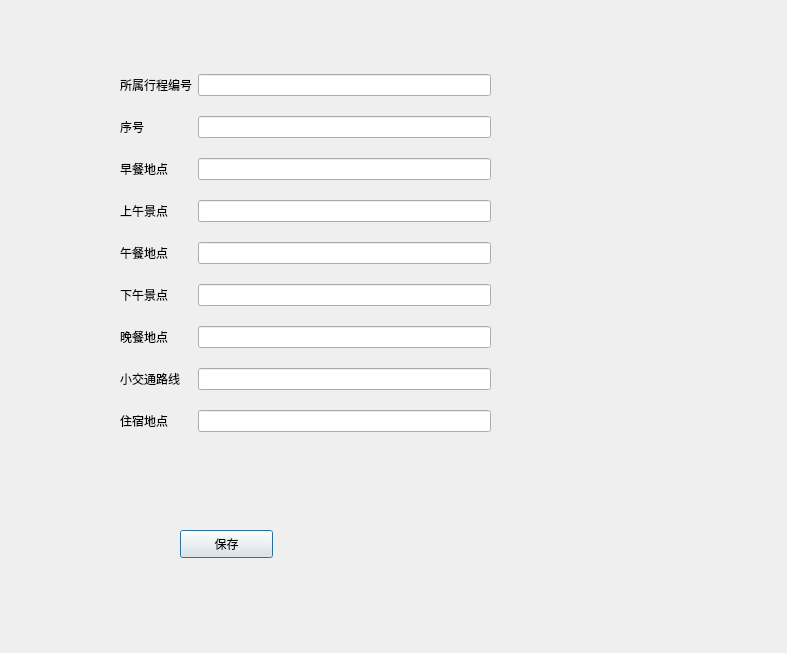
<?xml version="1.0" encoding="UTF-8"?>
<ui version="4.0">
 <class>newDayInfo</class>
 <widget class="QDialog" name="newDayInfo">
  <property name="geometry">
   <rect>
    <x>0</x>
    <y>0</y>
    <width>787</width>
    <height>653</height>
   </rect>
  </property>
  <property name="windowTitle">
   <string>Dialog</string>
  </property>
  <widget class="QPushButton" name="saveDayInfoButton">
   <property name="geometry">
    <rect>
     <x>180</x>
     <y>530</y>
     <width>93</width>
     <height>28</height>
    </rect>
   </property>
   <property name="text">
    <string>保存</string>
   </property>
  </widget>
  <widget class="QWidget" name="gridLayoutWidget">
   <property name="geometry">
    <rect>
     <x>120</x>
     <y>60</y>
     <width>371</width>
     <height>387</height>
    </rect>
   </property>
   <layout class="QGridLayout" name="gridLayout">
    <item row="4" column="0">
     <widget class="QLabel" name="label_5">
      <property name="text">
       <string>午餐地点</string>
      </property>
     </widget>
    </item>
    <item row="6" column="1">
     <widget class="QLineEdit" name="lineEdit_7"/>
    </item>
    <item row="7" column="0">
     <widget class="QLabel" name="label_8">
      <property name="text">
       <string>小交通路线</string>
      </property>
     </widget>
    </item>
    <item row="6" column="0">
     <widget class="QLabel" name="label_7">
      <property name="text">
       <string>晚餐地点</string>
      </property>
     </widget>
    </item>
    <item row="1" column="0">
     <widget class="QLabel" name="label_2">
      <property name="text">
       <string>序号</string>
      </property>
     </widget>
    </item>
    <item row="2" column="0">
     <widget class="QLabel" name="label_3">
      <property name="text">
       <string>早餐地点</string>
      </property>
     </widget>
    </item>
    <item row="3" column="0">
     <widget class="QLabel" name="label_4">
      <property name="text">
       <string>上午景点</string>
      </property>
     </widget>
    </item>
    <item row="8" column="0">
     <widget class="QLabel" name="label_9">
      <property name="text">
       <string>住宿地点</string>
      </property>
     </widget>
    </item>
    <item row="5" column="0">
     <widget class="QLabel" name="label_6">
      <property name="text">
       <string>下午景点</string>
      </property>
     </widget>
    </item>
    <item row="4" column="1">
     <widget class="QLineEdit" name="lineEdit_5"/>
    </item>
    <item row="0" column="0">
     <widget class="QLabel" name="label">
      <property name="text">
       <string>所属行程编号</string>
      </property>
     </widget>
    </item>
    <item row="2" column="1">
     <widget class="QLineEdit" name="lineEdit_3"/>
    </item>
    <item row="5" column="1">
     <widget class="QLineEdit" name="lineEdit_6"/>
    </item>
    <item row="3" column="1">
     <widget class="QLineEdit" name="lineEdit_4"/>
    </item>
    <item row="7" column="1">
     <widget class="QLineEdit" name="lineEdit_8"/>
    </item>
    <item row="8" column="1">
     <widget class="QLineEdit" name="lineEdit_9"/>
    </item>
    <item row="1" column="1">
     <widget class="QLineEdit" name="lineEdit_2"/>
    </item>
    <item row="0" column="1">
     <widget class="QLineEdit" name="lineEdit"/>
    </item>
   </layout>
  </widget>
 </widget>
 <resources/>
 <connections/>
</ui>
